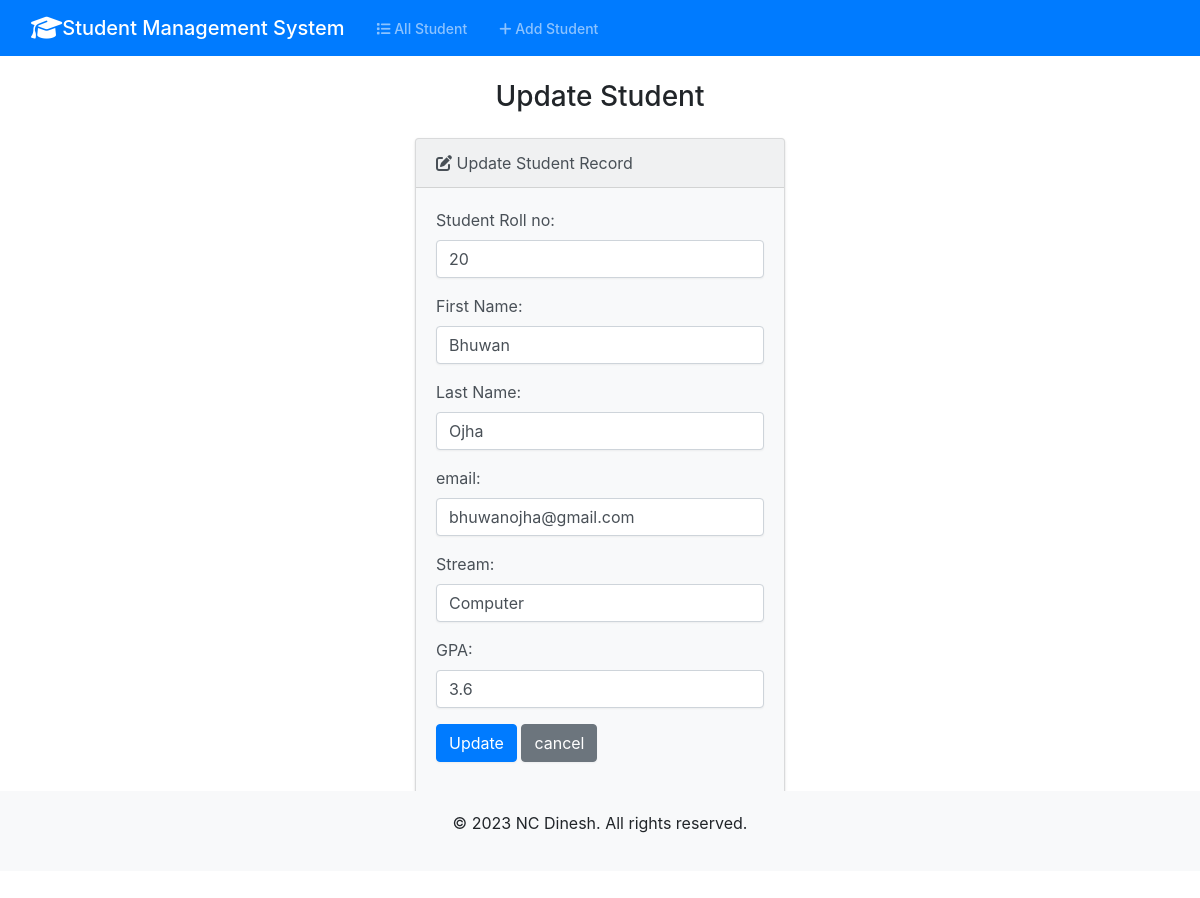
Page /edit/1/ on the committed database.
### students/models.py (models this page shows, shortened)
class Student(models.Model):
    student_number = models.PositiveIntegerField()
    first_name = models.CharField(max_length=50)
    last_name = models.CharField(max_length=50)
    email = models.EmailField(max_length=254)
    field_of_study = models.CharField(max_length=50)
    gpa = models.FloatField()

### students/views.py (the view)
# urls.py: path('edit/<int:id>/',views.edit, name="edit"),
def edit(request, id):
    student = get_object_or_404(Student, pk=id)
    if request.method == "POST":
        form = StudentForm(request.POST, instance=student)
        if form.is_valid():
            form.save()
            return render(request, "students/edit.html", {
                'form': form,
                'success': True
            })
    else:
        form = StudentForm(instance=student)
    return render(request, "students/edit.html", {
        'form': form,
        'student': student
    })

### students/forms.py
class StudentForm(forms.ModelForm):
    class Meta:
        model = Student
        fields = ['student_number','first_name','last_name','email','field_of_study','gpa']
        labels = {
            'student_number': 'Student Roll no',
            'first_name': 'First Name',
            'last_name': 'Last Name',
            'email': 'email',
            'field_of_study':'Stream',
            'gpa': 'GPA'
        }
        widgets = {
            'student_number': forms.NumberInput(attrs={'class':'form-control'}),
            'first_name': forms.TextInput(attrs={'class':'form-control'}),
            'last_name': forms.TextInput(attrs={'class':'form-control'}),
            'email': forms.EmailInput(attrs={'class':'form-control'}),
            'field_of_study': forms.TextInput(attrs={'class':'form-control'}),
            'gpa': forms.NumberInput(attrs={'class':'form-control'}),
        }

### templates/students/edit.html (shortened to what this page needs)
{% extends "students/base.html" %}
{% block body %}
    <h3 class="text-center m-4"> Update Student </h3>
    {% if success %}
        <div class="alert alert-success" role="alert">
            The Student updated successfully.
            <a href ="{% url "index" %}" class="alert-link"> Go to Home Page </a>
        </div>
    {% else %}
        <div class="row justify-content-center">
            <div class="col-4">
                <div class="card bg-light mb-3" >
                    <div class="card-header">
                        <i class="fa-solid fa-pen-to-square"></i> Update Student Record
                    </div>
                    <div class="card-body">
                      <form action="" method="POST">
                        {{ form.as_p }}
                        <button type="submit" class="btn btn-primary"> Update </button>
                        <a href="{% url 'index' %}" class="btn btn-secondary"> cancel </a>
                        <br>
                        <br>
                        <br>
                        <br>
                      </form>
                    </div>
                  </div>
            </div>
        </div>
    {% endif %}
{% endblock %}

### templates/students/base.html (style rules this page uses)
body { min-height: 100vh; position: relative; margin-bottom: 60px; }
a { color: white; }

### rows in the picture
Student: student_number "20", first_name "Bhuwan", last_name "Ojha", email "bhuwanojha@gmail.com", field_of_study "Computer", gpa "3.6"
